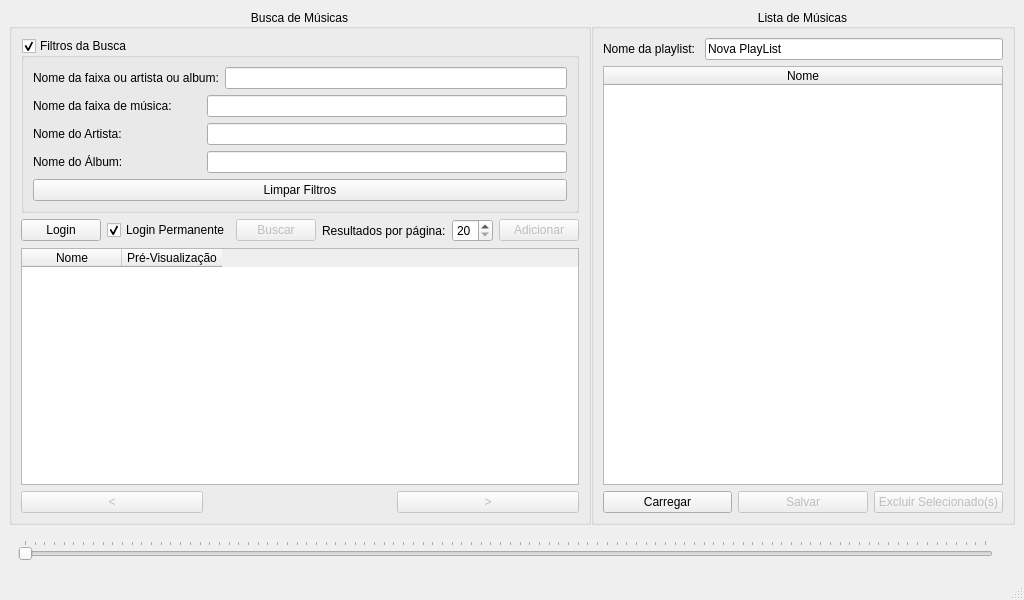
<?xml version="1.0" encoding="UTF-8"?>
<ui version="4.0">
 <class>MainWindow</class>
 <widget class="QMainWindow" name="MainWindow">
  <property name="geometry">
   <rect>
    <x>0</x>
    <y>0</y>
    <width>1024</width>
    <height>600</height>
   </rect>
  </property>
  <property name="windowTitle">
   <string>Scheid Spotify</string>
  </property>
  <widget class="QWidget" name="centralwidget">
   <property name="maximumSize">
    <size>
     <width>16777215</width>
     <height>16777215</height>
    </size>
   </property>
   <property name="autoFillBackground">
    <bool>true</bool>
   </property>
   <layout class="QVBoxLayout" name="verticalLayout_3">
    <property name="sizeConstraint">
     <enum>QLayout::SetMaximumSize</enum>
    </property>
    <item>
     <layout class="QHBoxLayout" name="horizontalLayout">
      <property name="spacing">
       <number>0</number>
      </property>
      <property name="sizeConstraint">
       <enum>QLayout::SetMaximumSize</enum>
      </property>
      <property name="leftMargin">
       <number>0</number>
      </property>
      <property name="rightMargin">
       <number>0</number>
      </property>
      <item>
       <widget class="QGroupBox" name="groupBoxSearch">
        <property name="title">
         <string>Busca de Músicas</string>
        </property>
        <property name="alignment">
         <set>Qt::AlignCenter</set>
        </property>
        <layout class="QVBoxLayout" name="verticalLayout">
         <item>
          <widget class="QGroupBox" name="filtersGroup">
           <property name="title">
            <string>Filtros da Busca</string>
           </property>
           <property name="flat">
            <bool>false</bool>
           </property>
           <property name="checkable">
            <bool>true</bool>
           </property>
           <layout class="QVBoxLayout" name="verticalLayout_5">
            <item>
             <layout class="QHBoxLayout" name="horizontalLayout_2">
              <property name="sizeConstraint">
               <enum>QLayout::SetMinimumSize</enum>
              </property>
              <item>
               <widget class="QLabel" name="lblAny">
                <property name="sizePolicy">
                 <sizepolicy hsizetype="Fixed" vsizetype="Fixed">
                  <horstretch>0</horstretch>
                  <verstretch>0</verstretch>
                 </sizepolicy>
                </property>
                <property name="text">
                 <string>Nome da faixa ou artista ou album:</string>
                </property>
               </widget>
              </item>
              <item>
               <widget class="QLineEdit" name="txtAny"/>
              </item>
             </layout>
            </item>
            <item>
             <layout class="QHBoxLayout" name="horizontalLayout_5">
              <property name="sizeConstraint">
               <enum>QLayout::SetMinimumSize</enum>
              </property>
              <item>
               <widget class="QLabel" name="lblName">
                <property name="sizePolicy">
                 <sizepolicy hsizetype="Fixed" vsizetype="Fixed">
                  <horstretch>0</horstretch>
                  <verstretch>0</verstretch>
                 </sizepolicy>
                </property>
                <property name="minimumSize">
                 <size>
                  <width>168</width>
                  <height>0</height>
                 </size>
                </property>
                <property name="text">
                 <string>Nome da faixa de música:</string>
                </property>
               </widget>
              </item>
              <item>
               <widget class="QLineEdit" name="txtName"/>
              </item>
             </layout>
            </item>
            <item>
             <layout class="QHBoxLayout" name="horizontalLayout_6">
              <property name="sizeConstraint">
               <enum>QLayout::SetMinimumSize</enum>
              </property>
              <item>
               <widget class="QLabel" name="lblArtitst">
                <property name="sizePolicy">
                 <sizepolicy hsizetype="Fixed" vsizetype="Fixed">
                  <horstretch>0</horstretch>
                  <verstretch>0</verstretch>
                 </sizepolicy>
                </property>
                <property name="minimumSize">
                 <size>
                  <width>168</width>
                  <height>0</height>
                 </size>
                </property>
                <property name="text">
                 <string>Nome do Artista:</string>
                </property>
               </widget>
              </item>
              <item>
               <widget class="QLineEdit" name="txtArtist"/>
              </item>
             </layout>
            </item>
            <item>
             <layout class="QHBoxLayout" name="horizontalLayout_7">
              <property name="sizeConstraint">
               <enum>QLayout::SetMinimumSize</enum>
              </property>
              <item>
               <widget class="QLabel" name="lblAlbum">
                <property name="sizePolicy">
                 <sizepolicy hsizetype="Fixed" vsizetype="Fixed">
                  <horstretch>0</horstretch>
                  <verstretch>0</verstretch>
                 </sizepolicy>
                </property>
                <property name="minimumSize">
                 <size>
                  <width>168</width>
                  <height>0</height>
                 </size>
                </property>
                <property name="text">
                 <string>Nome do Álbum:</string>
                </property>
               </widget>
              </item>
              <item>
               <widget class="QLineEdit" name="txtAlbum"/>
              </item>
             </layout>
            </item>
            <item>
             <widget class="QPushButton" name="btnClear">
              <property name="text">
               <string>Limpar Filtros</string>
              </property>
             </widget>
            </item>
           </layout>
          </widget>
         </item>
         <item>
          <layout class="QHBoxLayout" name="horizontalLayout_8">
           <item>
            <widget class="QPushButton" name="btnLogin">
             <property name="text">
              <string>Login</string>
             </property>
            </widget>
           </item>
           <item>
            <widget class="QCheckBox" name="chkPermanentLogin">
             <property name="toolTip">
              <string>&lt;html&gt;&lt;head/&gt;&lt;body&gt;&lt;p&gt;Ative este controle para salvar o login atual e também para carregar o login já salvo.&lt;/p&gt;&lt;/body&gt;&lt;/html&gt;</string>
             </property>
             <property name="text">
              <string>Login Permanente</string>
             </property>
             <property name="checked">
              <bool>true</bool>
             </property>
            </widget>
           </item>
           <item>
            <widget class="QPushButton" name="btnSearch">
             <property name="enabled">
              <bool>false</bool>
             </property>
             <property name="text">
              <string>Buscar</string>
             </property>
            </widget>
           </item>
           <item>
            <widget class="QLabel" name="label">
             <property name="layoutDirection">
              <enum>Qt::RightToLeft</enum>
             </property>
             <property name="text">
              <string>Resultados por página:</string>
             </property>
            </widget>
           </item>
           <item>
            <widget class="QSpinBox" name="searchLimit">
             <property name="minimum">
              <number>20</number>
             </property>
             <property name="maximum">
              <number>50</number>
             </property>
            </widget>
           </item>
           <item>
            <widget class="QPushButton" name="btnAdd">
             <property name="enabled">
              <bool>false</bool>
             </property>
             <property name="toolTip">
              <string>&lt;html&gt;&lt;head/&gt;&lt;body&gt;&lt;p&gt;Clique neste botão para adicionar as músicas selecionadas a playlist atual.&lt;/p&gt;&lt;/body&gt;&lt;/html&gt;</string>
             </property>
             <property name="text">
              <string>Adicionar</string>
             </property>
            </widget>
           </item>
          </layout>
         </item>
         <item>
          <widget class="QTableWidget" name="tableSearch">
           <property name="sizePolicy">
            <sizepolicy hsizetype="Expanding" vsizetype="Expanding">
             <horstretch>1</horstretch>
             <verstretch>1</verstretch>
            </sizepolicy>
           </property>
           <property name="minimumSize">
            <size>
             <width>0</width>
             <height>0</height>
            </size>
           </property>
           <property name="sizeAdjustPolicy">
            <enum>QAbstractScrollArea::AdjustToContents</enum>
           </property>
           <property name="editTriggers">
            <set>QAbstractItemView::NoEditTriggers</set>
           </property>
           <property name="dragEnabled">
            <bool>false</bool>
           </property>
           <property name="dragDropMode">
            <enum>QAbstractItemView::NoDragDrop</enum>
           </property>
           <property name="defaultDropAction">
            <enum>Qt::CopyAction</enum>
           </property>
           <property name="alternatingRowColors">
            <bool>true</bool>
           </property>
           <property name="selectionMode">
            <enum>QAbstractItemView::MultiSelection</enum>
           </property>
           <property name="selectionBehavior">
            <enum>QAbstractItemView::SelectRows</enum>
           </property>
           <property name="sortingEnabled">
            <bool>true</bool>
           </property>
           <attribute name="horizontalHeaderCascadingSectionResizes">
            <bool>true</bool>
           </attribute>
           <attribute name="horizontalHeaderStretchLastSection">
            <bool>false</bool>
           </attribute>
           <attribute name="verticalHeaderStretchLastSection">
            <bool>false</bool>
           </attribute>
           <column>
            <property name="text">
             <string>Nome</string>
            </property>
           </column>
           <column>
            <property name="text">
             <string>Pré-Visualização</string>
            </property>
           </column>
          </widget>
         </item>
         <item>
          <layout class="QHBoxLayout" name="horizontalLayout_4">
           <item>
            <widget class="QPushButton" name="btnPrevious">
             <property name="enabled">
              <bool>false</bool>
             </property>
             <property name="toolTip">
              <string>&lt;html&gt;&lt;head/&gt;&lt;body&gt;&lt;p&gt;Volta uma página da lista de músicas encontradas.&lt;/p&gt;&lt;/body&gt;&lt;/html&gt;</string>
             </property>
             <property name="text">
              <string>&lt;</string>
             </property>
            </widget>
           </item>
           <item>
            <widget class="QLabel" name="lblPages">
             <property name="text">
              <string/>
             </property>
             <property name="alignment">
              <set>Qt::AlignCenter</set>
             </property>
            </widget>
           </item>
           <item>
            <widget class="QPushButton" name="btnNext">
             <property name="enabled">
              <bool>false</bool>
             </property>
             <property name="toolTip">
              <string>&lt;html&gt;&lt;head/&gt;&lt;body&gt;&lt;p&gt;Avança uma página na lista de músicas encontradas.&lt;/p&gt;&lt;/body&gt;&lt;/html&gt;</string>
             </property>
             <property name="text">
              <string>&gt;</string>
             </property>
            </widget>
           </item>
          </layout>
         </item>
        </layout>
       </widget>
      </item>
      <item>
       <widget class="QGroupBox" name="groupBox">
        <property name="title">
         <string>Lista de Músicas</string>
        </property>
        <property name="alignment">
         <set>Qt::AlignCenter</set>
        </property>
        <layout class="QVBoxLayout" name="verticalLayout_4">
         <item>
          <layout class="QHBoxLayout" name="horizontalLayout_10">
           <item>
            <widget class="QLabel" name="label_2">
             <property name="text">
              <string>Nome da playlist: </string>
             </property>
            </widget>
           </item>
           <item>
            <widget class="QLineEdit" name="txtPlayListName">
             <property name="text">
              <string>Nova PlayList</string>
             </property>
            </widget>
           </item>
          </layout>
         </item>
         <item>
          <widget class="QTableWidget" name="tablePlayList">
           <property name="sizePolicy">
            <sizepolicy hsizetype="Expanding" vsizetype="Expanding">
             <horstretch>1</horstretch>
             <verstretch>1</verstretch>
            </sizepolicy>
           </property>
           <property name="minimumSize">
            <size>
             <width>0</width>
             <height>0</height>
            </size>
           </property>
           <property name="acceptDrops">
            <bool>false</bool>
           </property>
           <property name="sizeAdjustPolicy">
            <enum>QAbstractScrollArea::AdjustToContents</enum>
           </property>
           <property name="editTriggers">
            <set>QAbstractItemView::NoEditTriggers</set>
           </property>
           <property name="dragEnabled">
            <bool>false</bool>
           </property>
           <property name="dragDropMode">
            <enum>QAbstractItemView::NoDragDrop</enum>
           </property>
           <property name="defaultDropAction">
            <enum>Qt::CopyAction</enum>
           </property>
           <property name="alternatingRowColors">
            <bool>true</bool>
           </property>
           <property name="selectionMode">
            <enum>QAbstractItemView::SingleSelection</enum>
           </property>
           <property name="selectionBehavior">
            <enum>QAbstractItemView::SelectRows</enum>
           </property>
           <property name="sortingEnabled">
            <bool>true</bool>
           </property>
           <attribute name="horizontalHeaderStretchLastSection">
            <bool>true</bool>
           </attribute>
           <attribute name="verticalHeaderStretchLastSection">
            <bool>false</bool>
           </attribute>
           <column>
            <property name="text">
             <string>Nome</string>
            </property>
           </column>
          </widget>
         </item>
         <item>
          <layout class="QHBoxLayout" name="horizontalLayout_3">
           <item>
            <widget class="QPushButton" name="btnLoadPlayList">
             <property name="text">
              <string>Carregar</string>
             </property>
            </widget>
           </item>
           <item>
            <widget class="QPushButton" name="btnSave">
             <property name="enabled">
              <bool>false</bool>
             </property>
             <property name="text">
              <string>Salvar</string>
             </property>
            </widget>
           </item>
           <item>
            <widget class="QPushButton" name="btnDelete">
             <property name="enabled">
              <bool>false</bool>
             </property>
             <property name="text">
              <string>Excluir Selecionado(s)</string>
             </property>
            </widget>
           </item>
          </layout>
         </item>
        </layout>
       </widget>
      </item>
     </layout>
    </item>
    <item>
     <widget class="QWidget" name="widgetAudio" native="true">
      <layout class="QVBoxLayout" name="verticalLayout_6">
       <item>
        <layout class="QHBoxLayout" name="horizontalLayout_9">
         <item>
          <widget class="QSlider" name="m_slider">
           <property name="mouseTracking">
            <bool>false</bool>
           </property>
           <property name="toolTip">
            <string>&lt;html&gt;&lt;head/&gt;&lt;body&gt;&lt;p&gt;Pressione e mova o cursor para avançar ou retroceder a faixa de música.&lt;/p&gt;&lt;/body&gt;&lt;/html&gt;</string>
           </property>
           <property name="orientation">
            <enum>Qt::Horizontal</enum>
           </property>
           <property name="tickPosition">
            <enum>QSlider::TicksAbove</enum>
           </property>
           <property name="tickInterval">
            <number>1</number>
           </property>
          </widget>
         </item>
         <item>
          <widget class="QLabel" name="m_labelDuration">
           <property name="text">
            <string/>
           </property>
          </widget>
         </item>
        </layout>
       </item>
      </layout>
     </widget>
    </item>
   </layout>
  </widget>
  <widget class="QStatusBar" name="statusbar"/>
 </widget>
 <resources/>
 <connections/>
</ui>
